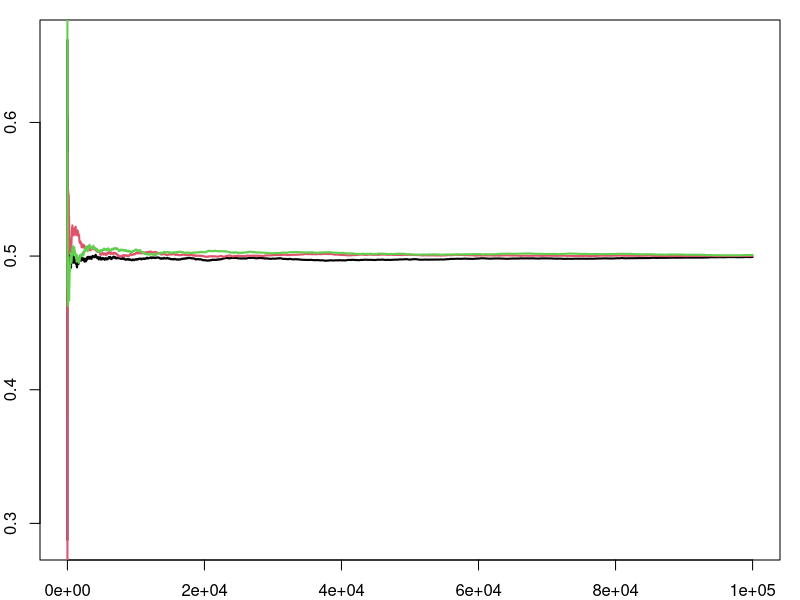
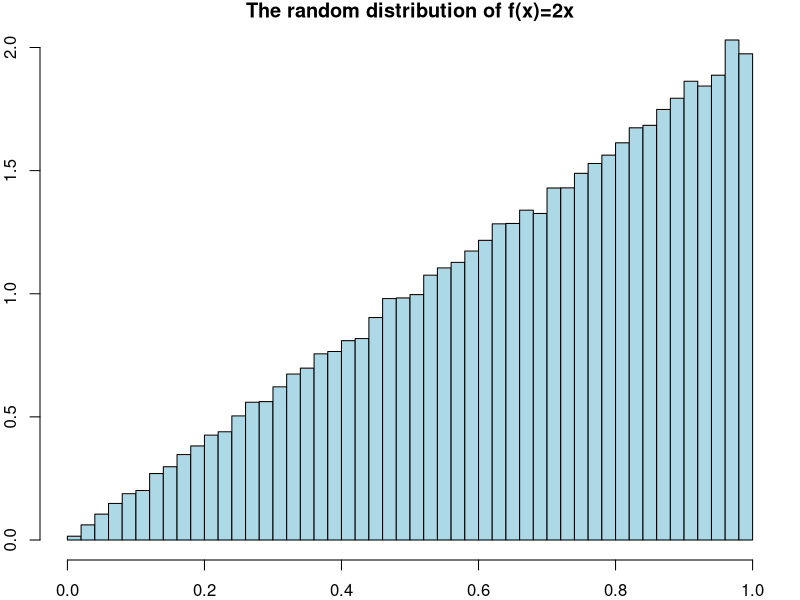

Recreate these plots in R, in order.
## ---- chunk 1
knitr::opts_chunk$set(prompt=TRUE, comment='', warning=FALSE, 
                      results="hold")
## ---- chunk 2
set.seed(123)
n <- 1e5
x1 <- runif(n)
cat("Estimate=", mean(x1), "; var=", var(x1), 
    "; True=", 0.5, sep="", "\n")

set.seed(456)
x2 <- runif(n)
cat("Estimate=", mean(x2), "; var=", var(x2), "; True=", 0.5, sep="")
## ---- chunk 3
par(mar=c(2, 2, 1, 1))
hat.theta.n1 <- cumsum(x1)/(1:n)
plot(hat.theta.n1, type="l", lwd=2)
hat.theta.n2 <- cumsum(x2)/(1:n)
lines(hat.theta.n2, lwd=2, col=2)
x3 <- runif(n)
hat.theta.n3 <- cumsum(x3)/(1:n)
lines(hat.theta.n3, lwd=2, col=3)
## ---- chunk 4
n <- 1e5

# 逆变换法产生f(x)=2x的随机数
random.fx <- function(n) {
  u <- runif(n)
  invFu <- sqrt(u)
  return(invFu)
}

hist(random.fx(n), nclass=50, 
     main="The random distribution of f(x)=2x", prob=T,
     col="lightblue")
## ---- chunk 5
set.seed(123)
x1 <- random.fx(n)
cat("Estimate=", mean(x1), "; var=", var(x1),
    "; True=", 0.5, sep="", "\n")

set.seed(456)
x2 <- random.fx(n)
cat("Estimate=", mean(x2), "; var=", var(x2), "; True=", 0.5, sep="")
